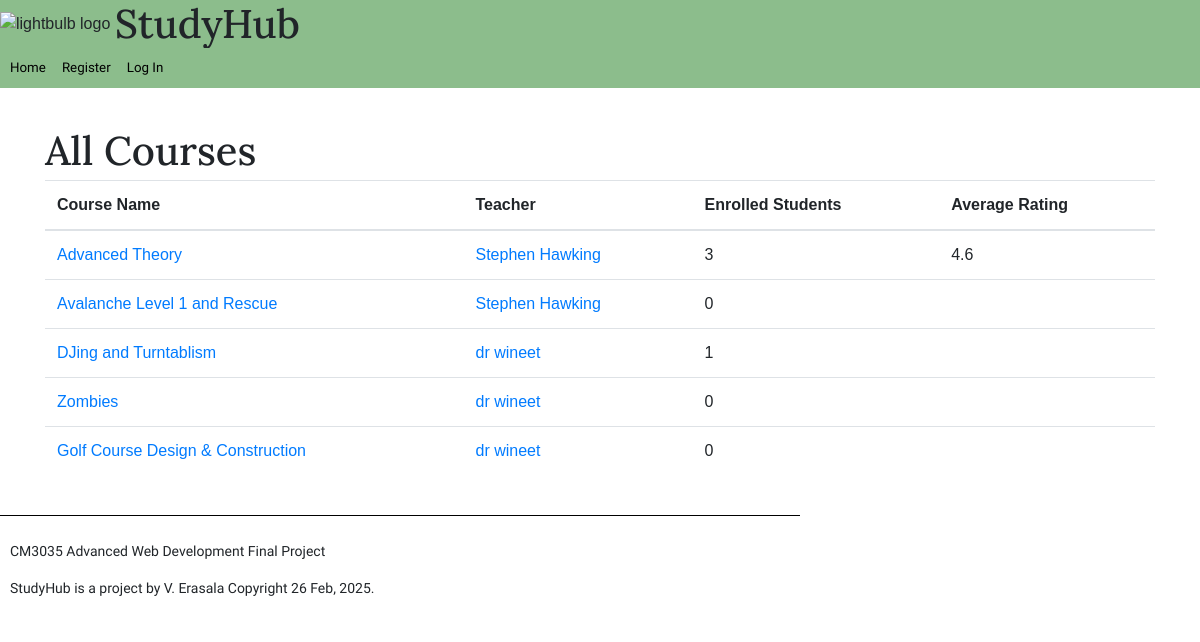
Before: /course-catalog/ with the older database file.
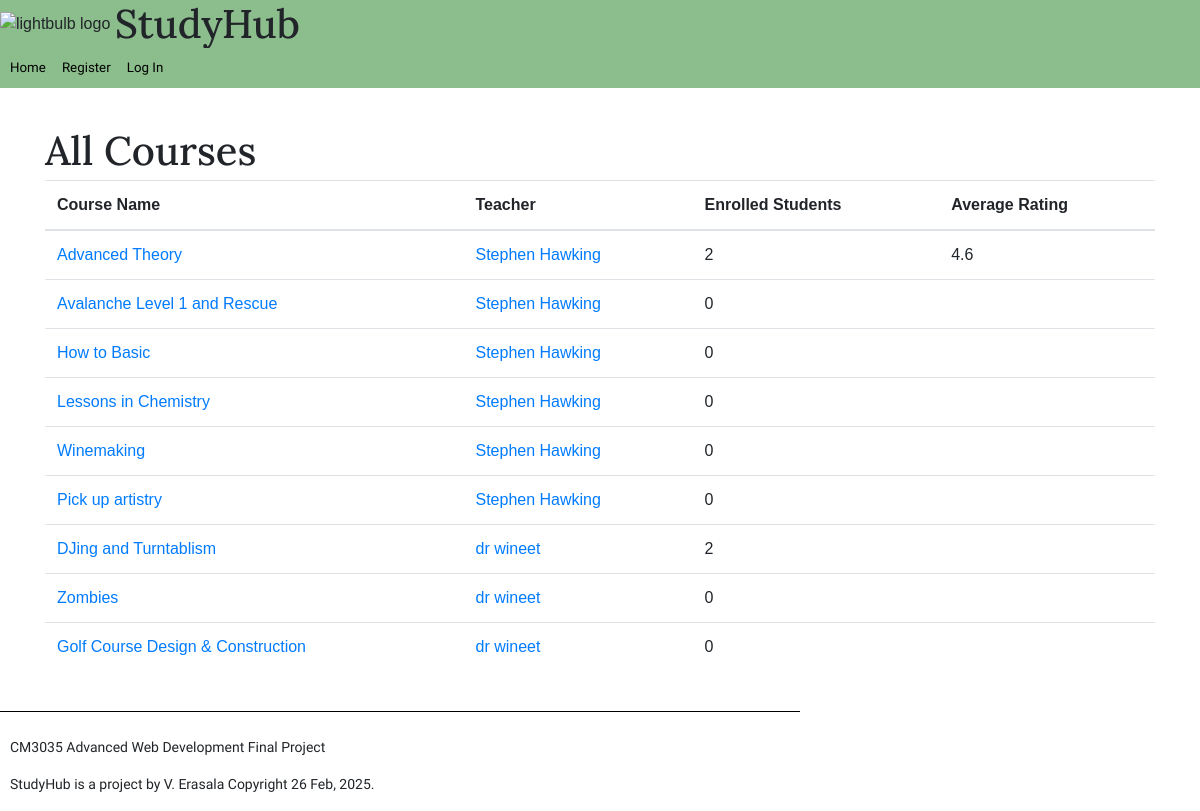
After: the same page with the newer database file.
### study_hub/models.py (models this page shows, shortened)
class Course(models.Model):
    title = models.CharField(max_length=255)
    description = models.TextField()
    teacher = models.ForeignKey(User, on_delete=models.CASCADE, related_name='courses_taught')
    students = models.ManyToManyField(User, through='Enrollment', related_name='courses_enrolled')

class User(AbstractUser):
    is_teacher = models.BooleanField(default=False)
    name = models.CharField(max_length = 255)
    photo = models.ImageField(upload_to='profile_photos/', blank=True, null=True)
    groups = models.ManyToManyField(
        Group,
        blank=True,
        related_name="study_hub_user_set",
        related_query_name="user",
    )
    user_permissions = models.ManyToManyField(
        Permission,
        blank=True,
        related_name="study_hub_user_set",
        related_query_name="user",
    )

### study_hub/views.py (the view)
# urls.py: path('course-catalog/', views.course_catalog, name = 'course_catalog'),
def course_catalog(request):
    context ={}
    courseData = Course.objects.annotate(
        num_students=Count('students', distinct=True), #distinct must be true to avoid duplicates across other models during join
        avg_rating=Avg('feedback__rating')
    ).all() #Use django features for annotate to substitute for join methods
    context = {
        'courses': courseData
    }
    return render(request, 'study_hub/course_catalog.html', context)

### study_hub/templatetags/my_tags.py (called while the page is built)
@register.simple_tag
def todays_date():
    return datetime.datetime.now().strftime("%d %b, %Y")

### study_hub/templates/study_hub/course_catalog.html
{% extends "./base.html" %}
{% load bootstrap4 %}
{% block content %}
<div class = "container mt-4 mb-4">
    <div class = "row">
        <div class="col-md-12">
            <h1>All Courses</h1>
            <table class = "table">
                <thead>
                    <tr>
                        <th>Course Name</th>
                        <th>Teacher</th>
                        <th>Enrolled Students</th>
                        <th>Average Rating</th>
                    </tr>
                </thead>
                <tbody>
                    {% for course in courses %}
                    <tr>
                        <td><a href="/course/{{course.pk}}">{{ course.title }}</a></td>
                        <td><a href="/user/{{course.teacher.username}}">{{ course.teacher.name }}</a></td>
                        <td>{{ course.num_students }}</td>
                        <td>{{ course.avg_rating|default:"Not rated yet"|floatformat:1 }}</td>
                    </tr>
                    {% endfor %}
                </tbody>
            </table>
        </div>
    </div>
</div>
{% endblock %}

### study_hub/templates/study_hub/base.html
{% include "./header.html" %}
{% include "./title.html" %}
<div class="container-fluid">
<div>
    {% block content %}
    {% endblock%}
</div>
</div>
{% include "./footer.html" %}

### study_hub/templates/study_hub/header.html (shortened to what this page needs)
{% load bootstrap4 %}
<!DOCTYPE html>
<html lang="en">
<head>
    {% bootstrap_css %}
    <link rel="stylesheet" type="text/css" href="../../static/css/study_hub.css">
    <link rel="stylesheet" href="https://cdnjs.cloudflare.com/ajax/libs/font-awesome/5.15.1/css/all.min.css">
</head>
<body>

### study_hub/templates/study_hub/title.html
<nav class="navbar navbar-expand-md sticky-top flex-column">
    <div class="w-100 d-flex">
      <div class="navbar-header" id="header">
        <img src='https://upload.wikimedia.org/wikipedia/commons/8/87/Light_Bulb_or_Idea_Flat_Icon_Vector.svg ' id="logo"  alt="lightbulb logo" width="50px" height="75px">
        <h1 id="application_title">StudyHub</h2>
      </div>
    </div>
    <div class="w-100 d-flex">
     <ul class="navbar-nav mr-auto" id="navigation">
        <li class="nav-item active"> <a class="nav-link" href="/">Home </a> </li>
        {% if user.is_authenticated %}
        {% if user.is_teacher %}
        <li class="nav-item active"> <a class="nav-link" href="{% url 'add_new_course' %}"> Add New Course </a></li>
        <li class="nav-item active"> <a class="nav-link" href="{% url 'my_teaching' %}"> My Teaching</a></li>
        {% else %}
        <li class="nav-item active"> <a class="nav-link" href="{% url 'my_learning' %}"> My Learning</a> </li>
        <li class="nav-item active"> <a class="nav-link" href="{% url 'course_catalog' %}">Course Catalog</a> </li>
        {% endif %}
        <li class="nav-item active"> <a class="nav-link" href="{% url 'search_users' %}">Search</a></li>
        <li class="nav-item active"><a class="nav-link" href="{% url 'user_profile' user.username %}">My Homepage</a></li>
        <li class="nav-item active"> <a class="nav-link" href="{% url 'logout' %}"> Log Out</a></li>
        {% else %}
        <li class="nav-item active"> <a class="nav-link" href="{% url 'register' %}"> Register</a></li>
        <li class="nav-item active"> <a class="nav-link" href="{% url 'login' %}"> Log In </a></li>
        {% endif %}
     </ul>
     </div>
</nav>

### study_hub/templates/study_hub/footer.html
{% load my_tags %}
{% load bootstrap4 %}
    <div class="container-fluid">
        <div class="row">
            <div class="col-md-8" id="footer">
                <p class = "small">CM3035 Advanced Web Development Final Project</p>
                <p class = "small"> StudyHub is a project by V. Erasala Copyright {% todays_date %}.</p>
            </div>
        </div>
    </div>
</body>
</html>

### study_hub/static/css/study_hub.css (style rules this page uses)
body { font-family: Sans-Serif; margin: 0px; border: 0px; padding: 0px; }
h1,h2,h3, h4, h5 { margin-top: 15px; margin-bottom: 5px; font-family: 'Lora'; }
p, b, ul, form { font-family: 'Source Sans 3' }
a { text-decoration: none; }
#application_title { display: inline; }
#logo { height: 50px; width: 50px }
#navigation { width: 100%; background-color: #8cbd8c; padding: 2px; }
#application_title { display: inline; vertical-align: middle; }
#logo { vertical-align: middle; height: 50px; width: 50px }
#header { vertical-align: middle; width: 100%; background-color: #8cbd8c; }
.nav-link { font-size:smaller; color: black; }
.navbar { padding: 0px; }
#footer { padding-left: 10px; padding-top: 25px; width: 100%; float: right; border-top: 1px solid black; }

Changed rows visible on the page:
computed for Course "Advanced Theory": num_students "3" → "2"
added Course: title "How to Basic", teacher.name "Stephen Hawking", num_students "0"
added Course: title "Lessons in Chemistry", teacher.name "Stephen Hawking", num_students "0"
added Course: title "Winemaking", teacher.name "Stephen Hawking", num_students "0"
added Course: title "Pick up artistry", teacher.name "Stephen Hawking", num_students "0"
computed for Course "DJing and Turntablism": num_students "1" → "2"
